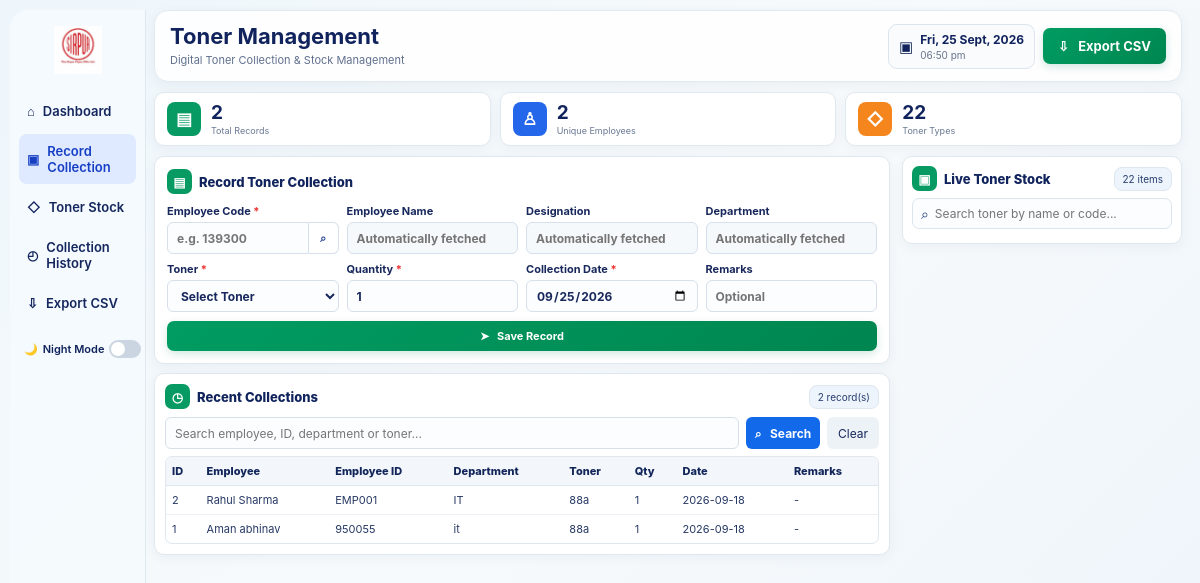
Before: / with the older database file.
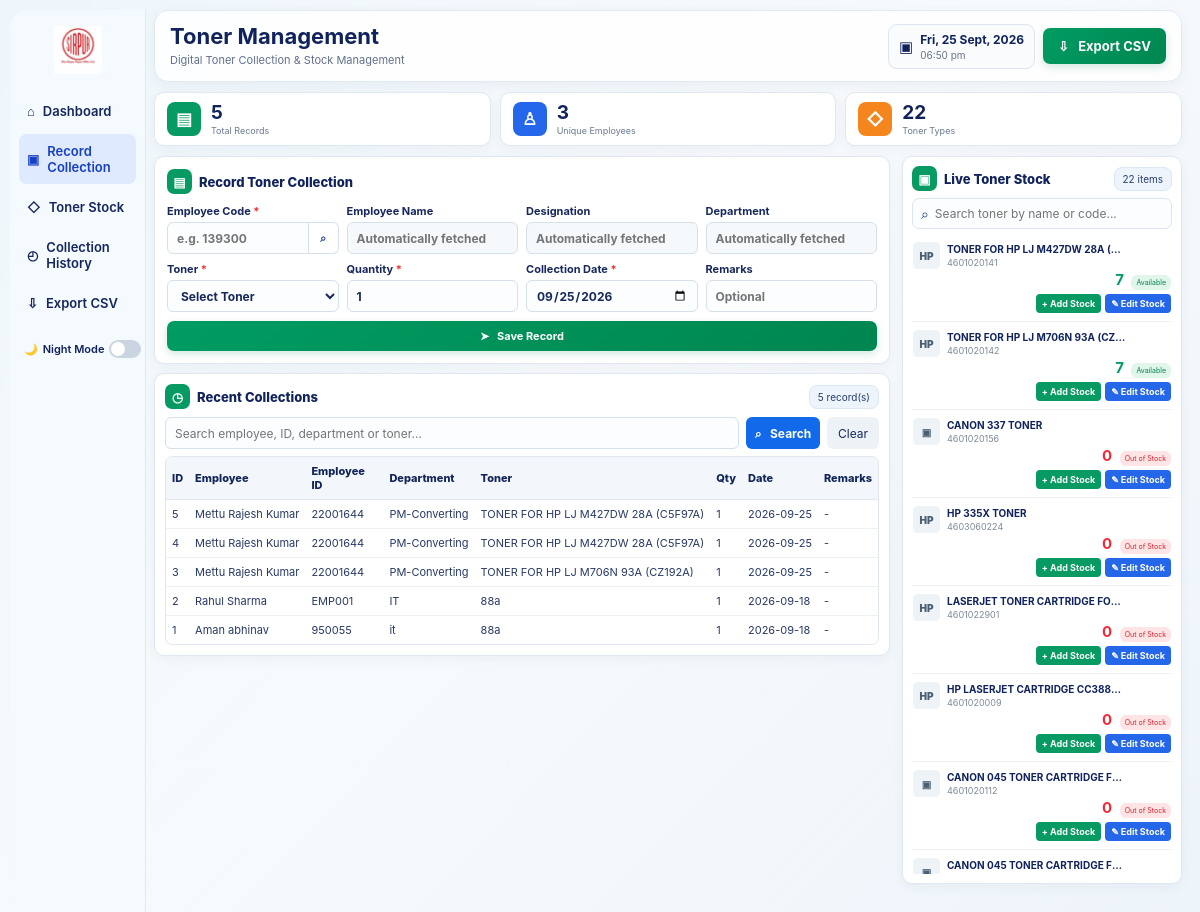
After: the same page with the newer database file.
### tables this page shows
CREATE TABLE toner_collection (
        id INTEGER PRIMARY KEY AUTOINCREMENT,
        employee_name TEXT NOT NULL,
        employee_id TEXT NOT NULL,
        department TEXT NOT NULL,
        printer_name TEXT NOT NULL,
        toner_type TEXT NOT NULL,
        quantity INTEGER NOT NULL,
        collection_date TEXT NOT NULL,
        remarks TEXT,
        created_at TEXT NOT NULL
    );

CREATE TABLE toner_stock (
            id INTEGER PRIMARY KEY AUTOINCREMENT,
            toner_type TEXT UNIQUE NOT NULL,
            quantity INTEGER NOT NULL DEFAULT 0,
            updated_at TEXT NOT NULL
        , item_code TEXT, toner_name TEXT);

### app.py (the view)
@app.route("/")
def home():
    search = request.args.get(
        "search",
        ""
    ).strip()
    conn = db()
    if search:
        rows = conn.execute("""
            SELECT *
            FROM toner_collection
            WHERE employee_name LIKE ?
               OR employee_id LIKE ?
               OR department LIKE ?
               OR toner_type LIKE ?
               OR remarks LIKE ?
            ORDER BY id DESC
        """, (
            f"%{search}%",
            f"%{search}%",
            f"%{search}%",
            f"%{search}%",
            f"%{search}%"
        )).fetchall()
    else:
        rows = conn.execute("""
            SELECT *
            FROM toner_collection
            ORDER BY id DESC
        """).fetchall()
    total = conn.execute("""
        SELECT COUNT(*) AS c
        FROM toner_collection
    """).fetchone()["c"]
    people = conn.execute("""
        SELECT COUNT(DISTINCT employee_id) AS c
        FROM toner_collection
    """).fetchone()["c"]
    departments = conn.execute("""
        SELECT DISTINCT department
        FROM employee_master
        WHERE department IS NOT NULL
        AND department != ''
        ORDER BY department
    """).fetchall()
    stock = conn.execute("""
        SELECT
            id,
            item_code,
            toner_name,
            toner_type,
            quantity,
            updated_at
        FROM toner_stock
        ORDER BY id
    """).fetchall()
    conn.close()
    return render_template(
        "index.html",
        rows=rows,
        total=total,
        people=people,
        search=search,
        departments=departments,
        stock=stock,
        toner_master=TONER_MASTER
    )

### app.py (called while the page is built)
def db():
    conn = sqlite3.connect(DB)
    conn.row_factory = sqlite3.Row
    return conn

### templates/index.html (shortened to what the changed rows need)
<!doctype html>
<html lang="en">
<head>
    <link
        rel="stylesheet"
        href="{{ url_for('static', filename='style.css') }}"
    >
</head>
<body>
<div class="app-shell">
    <main class="content">
        <header
            class="topbar"
            id="dashboard"
        >
            <div>
                <h1>
                    Toner Management
                </h1>
            </div>
        </header>
        <section class="stats-row">
            <div class="stat-card">
                <div>
                    <b>
                        {{ total }}
                    </b>
                    <span>
                        Total Records
                    </span>
                </div>
            </div>
            <div class="stat-card">
                <div>
                    <b>
                        {{ people }}
                    </b>
                    <span>
                        Unique Employees
                    </span>
                </div>
            </div>
        </section>
        <section class="dashboard-grid">
            <div class="left-column">
                <section
                    class="panel collection-panel"
                    id="collection"
                >
                    <div class="panel-title">
                        <h2>
                            Record Toner Collection
                        </h2>
                    </div>
                </section>
                <section
                    class="panel history-panel"
                    id="history"
                >
                    <div class="panel-title history-title">
                        <span class="title-icon green">
                            ◷
                        </span>
                        <h2>
                            Recent Collections
                        </h2>
                        <span class="record-count">
                            {{ total }}
                            record(s)
                        </span>
                    </div>
                    <div class="table-wrap">
                        <table>
                            <thead>
                                <tr>
                                    <th>
                                        ID
                                    </th>
                                    <th>
                                        Employee
                                    </th>
                                    <th>
                                        Employee ID
                                    </th>
                                    <th>
                                        Department
                                    </th>
                                    <th>
                                        Toner
                                    </th>
                                    <th>
                                        Qty
                                    </th>
                                    <th>
                                        Date
                                    </th>
                                    <th>
                                        Remarks
                                    </th>
                                </tr>
                            </thead>
                            <tbody>
                                {% for r in rows %}
                                    <tr>
                                        <td>
                                            {{ r.id }}
                                        </td>
                                        <td>
                                            {{ r.employee_name }}
                                        </td>
                                        <td>
                                            {{ r.employee_id }}
                                        </td>
                                        <td>
                                            {{ r.department }}
                                        </td>
                                        <td>
                                            {{ r.toner_type }}
                                        </td>
                                        <td>
                                            {{ r.quantity }}
                                        </td>
                                        <td>
                                            {{ r.collection_date }}
                                        </td>
                                        <td>
                                            {{ r.remarks or "-" }}
                                        </td>
                                    </tr>
                                {% endfor %}
                            </tbody>
                        </table>
                    </div>
                </section>
            </div>
            <aside
                class="stock-panel panel"
                id="stock"
            >
                <div class="stock-header">
                    <div class="panel-title compact">
                        <h2>
                            Live Toner Stock
                        </h2>
                    </div>
                </div>
                <div class="stock-list">
                    {% for item in stock %}
                        {% if item.item_code %}
                            <div
                                class="stock-item"
                                data-stock="{{ (item.toner_name ~ ' ' ~ item.item_code)|lower }}"
                            >
                                <div class="toner-info">
                                    <div class="toner-thumb">
                                        {% if 'HP' in item.toner_name %}
                                            HP
                                        {% else %}
                                            ▣
                                        {% endif %}
                                    </div>
                                    <div>
                                        <strong>
                                            {{ item.toner_name }}
                                        </strong>
                                        <small>
                                            {{ item.item_code }}
                                        </small>
                                    </div>
                                </div>
                                <div class="stock-right">
                                    {% if item.quantity == 0 %}
                                        <b class="qty out">
                                            {{ item.quantity }}
                                        </b>
                                        <span class="status out-badge">
                                            Out of Stock
                                        </span>
                                    {% elif item.quantity <= 5 %}
                                        <b class="qty low">
                                            {{ item.quantity }}
                                        </b>
                                        <span class="status low-badge">
                                            Low Stock
                                        </span>
                                    {% else %}
                                        <b class="qty good">
                                            {{ item.quantity }}
                                        </b>
                                        <span class="status good-badge">
                                            Available
                                        </span>
                                    {% endif %}
                                    <div class="stock-actions">
                                        <button
                                            type="button"
                                            class="add-btn"
                                            onclick="toggleStockForm('add-{{ loop.index }}')"
                                        >
                                            + Add Stock
                                        </button>
                                        <button
                                            type="button"
                                            class="edit-btn"
                                            onclick="toggleStockForm('edit-{{ loop.index }}')"
                                        >
                                            ✎ Edit Stock
                                        </button>
                                    </div>
                                </div>
                            </div>
                        {% endif %}
                    {% endfor %}
                </div>
            </aside>
        </section>
    </main>
</div>
</body>
</html>

Changed rows visible on the page:
added toner_collection: id "5", employee_name "Mettu Rajesh Kumar", employee_id "22001644", department "PM-Converting", toner_type "TONER FOR HP LJ M427DW 28A (C5F97A)", quantity "1", collection_date "2026-09-25", remarks "-"
added toner_collection: id "4", employee_name "Mettu Rajesh Kumar", employee_id "22001644", department "PM-Converting", toner_type "TONER FOR HP LJ M427DW 28A (C5F97A)", quantity "1", collection_date "2026-09-25", remarks "-"
added toner_collection: id "3", employee_name "Mettu Rajesh Kumar", employee_id "22001644", department "PM-Converting", toner_type "TONER FOR HP LJ M706N 93A (CZ192A)", quantity "1", collection_date "2026-09-25", remarks "-"
added toner_stock: shows "HP", toner_name "TONER FOR HP LJ M427DW 28A (…", item_code "4601020141", quantity "7"
added toner_stock: shows "HP", toner_name "TONER FOR HP LJ M706N 93A (CZ…", item_code "4601020142", quantity "7"
added toner_stock: toner_name "CANON 337 TONER", item_code "4601020156", quantity "0"
added toner_stock: shows "HP", toner_name "HP 335X TONER", item_code "4603060224", quantity "0"
added toner_stock: shows "HP", toner_name "LASERJET TONER CARTRIDGE FO…", item_code "4601022901", quantity "0"
added toner_stock: shows "HP", toner_name "HP LASERJET CARTRIDGE CC388…", item_code "4601020009", quantity "0"
added toner_stock: toner_name "CANON 045 TONER CARTRIDGE F…", item_code "4601020112", quantity "0"
added toner_stock: toner_name "CANON 045 TONER CARTRIDGE F…"
Other visible differences:
{{ total }}: "2" → "5"
{{ people }}: "2" → "3"
